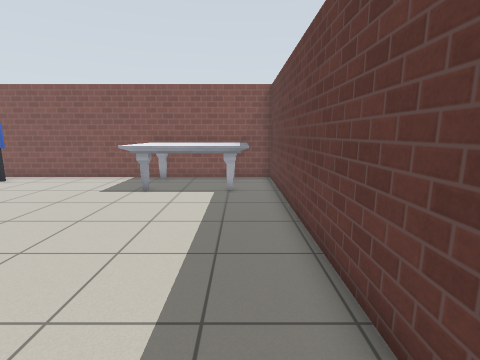
View 1 (above)

23 first-person views from a walk through a robot-simulator world made for Gazebo. The camera is 1.2 m above the floor, tilts 10° down and sees 85° across. Floor lines are 1 m apart. The floor is counted in squares, 0.5 m on a side. Each view is taken from the middle of a square. On the plan, view 1 faces up. The plan holds only what a view shows up to about 17 squares ahead; the rest is blank. Simple patterns stand in for the simulator's built-in surfaces. Simple shapes stand in for some stock models.

View 2
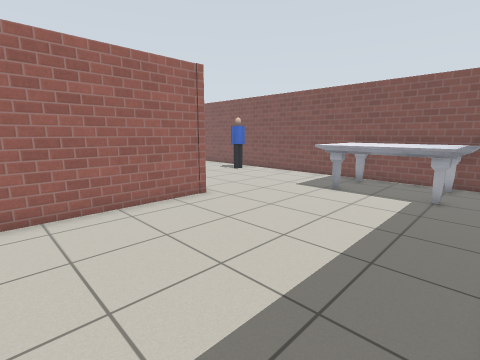

View 3
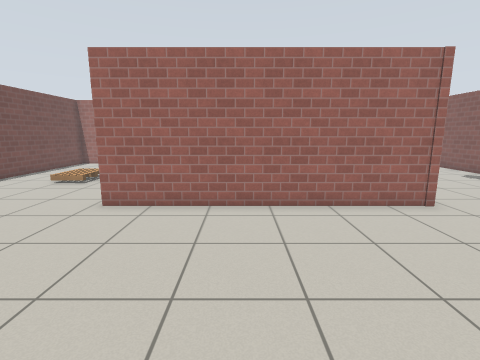

View 4
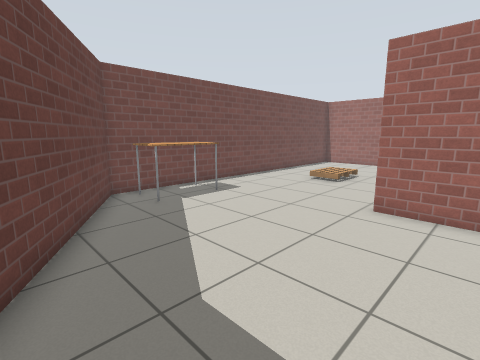

View 5
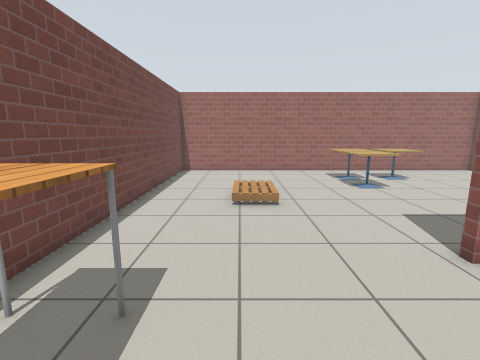

View 6
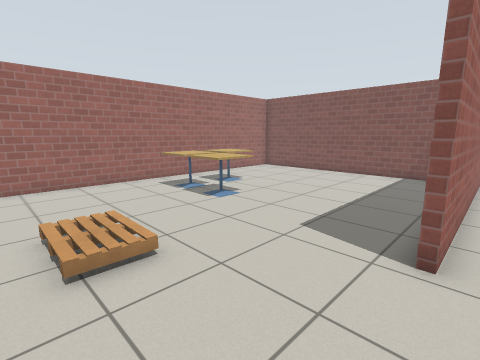

View 7
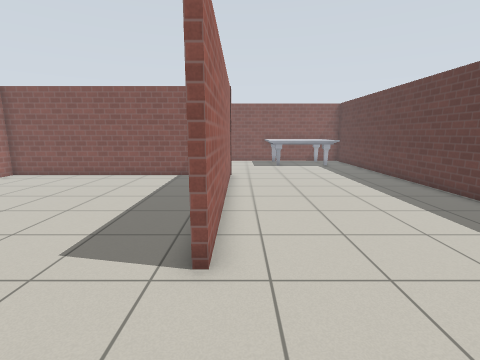

View 8
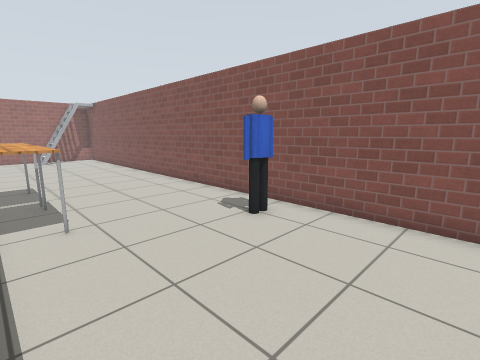

View 9
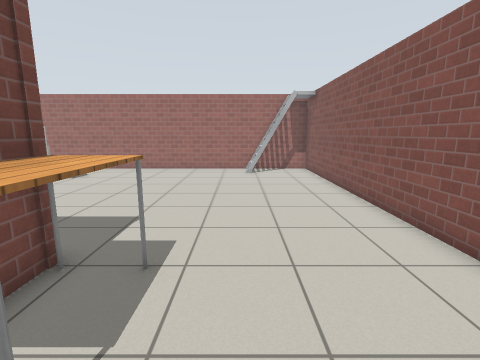

View 10
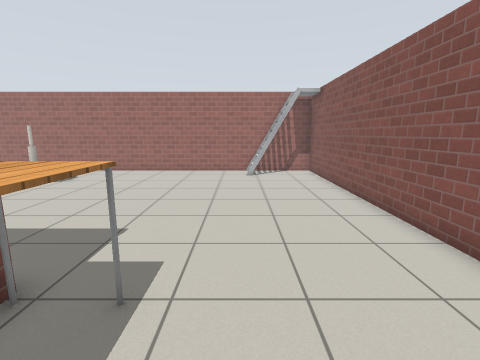

View 11
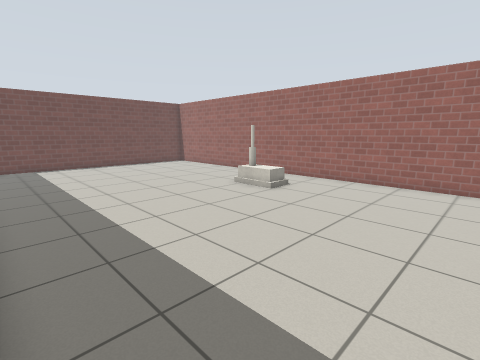

View 12
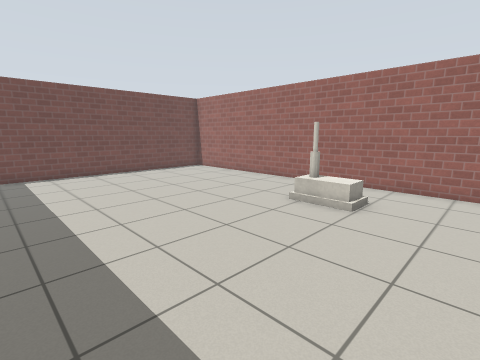

View 13
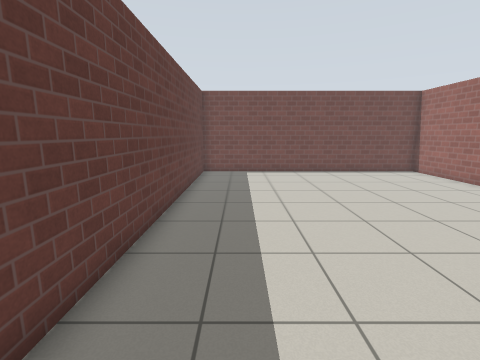

View 14
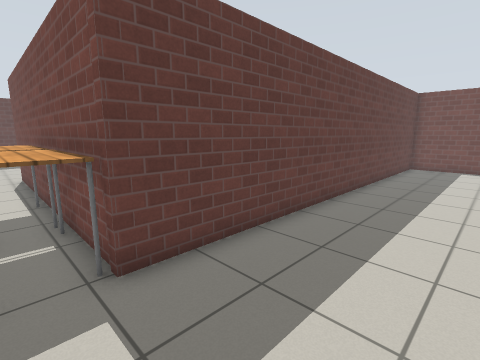

View 15
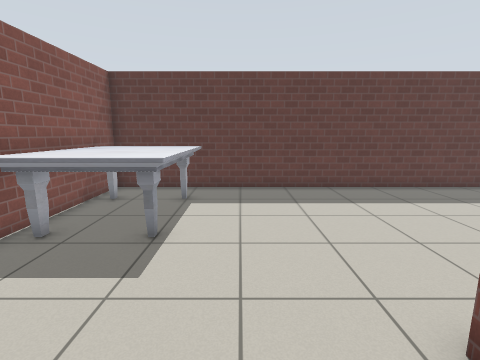

View 16
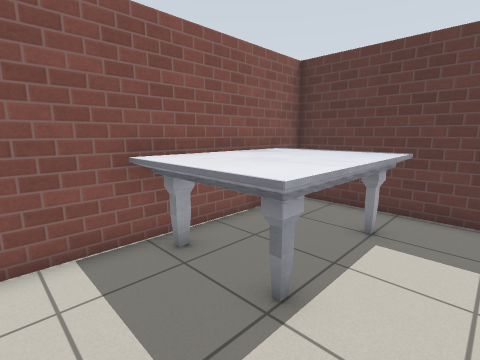

View 17
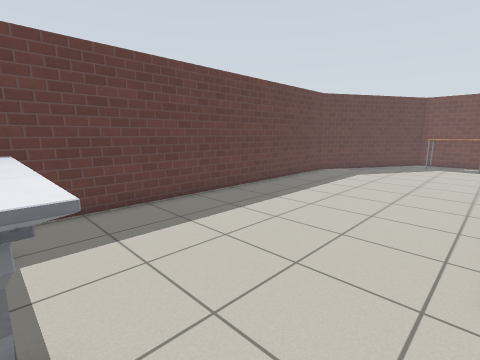

View 18
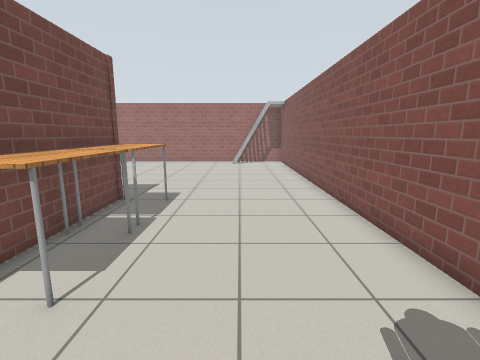

View 19
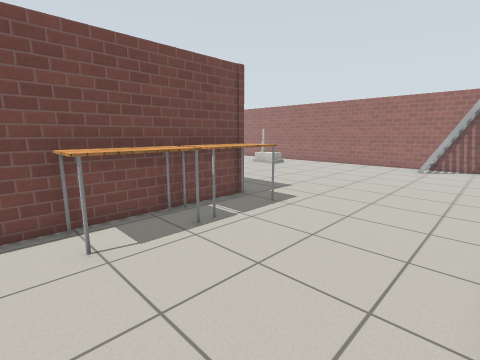

View 20
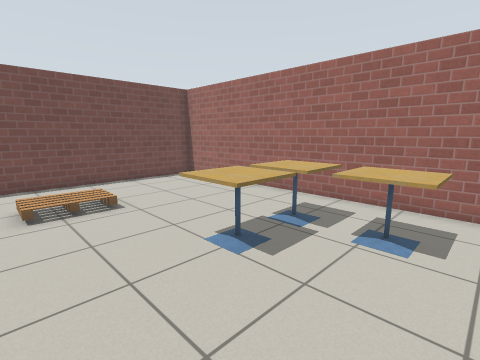

View 21
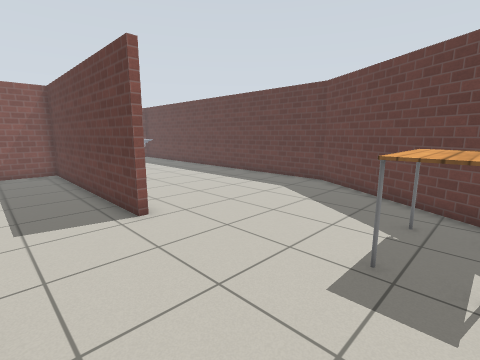

View 22
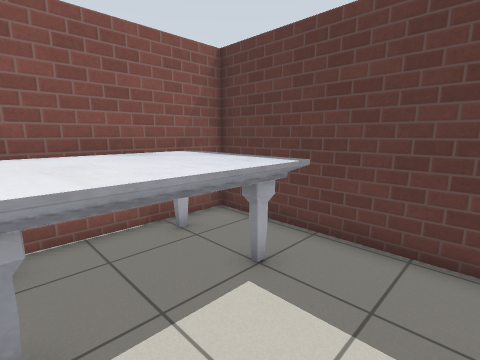

View 23
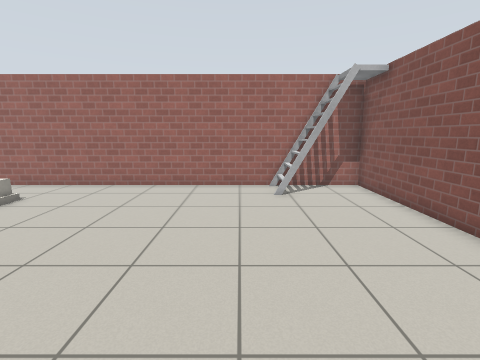

### Floor plan
Points are (right, up) in squares from view 1. A wall is a line through its corners. A room is listed if a view was taken in it or the views show most of it. See-through windows are left out.
Room 1 (views 1, 2, 3, 4, 5, 6, 7, 8, 9, 10, 11, 12, 13, 14, 15, 16, 17, 18, 19, 20, 21, 22, 23)
walls: (-7.9, -4.8) (-7.9, 6.2) (-20.4, 6.2) (-20.4, -12.8) (-2.6, -12.8) (1.7, -5.4) (1.7, 14.6) (-34.2, 14.6) (-34.2, -12.8) (-20.7, -12.8) (-20.7, 6.5) (-7.6, 6.5) (-7.6, -4.8)
objects: ladder (-34, 11) to (-32, 13); house (-31, -1) to (-30, 0); table (-20, 7) to (-18, 8); cafe table (-18, -4) to (-17, -3); cafe table (-18, -2) to (-17, 0); table (-17, 7) to (-14, 8); cafe table (-16, -4) to (-14, -2); pallet (-14, -9) to (-12, -8); person (-12, 13); table (-6, -12) to (-4, -11); marble table (-5, 11) to (0, 14)

Where each view was taken, in squares from view 1:
view 1: 0 up, 0 right, facing up
view 2: 0 up, 1 right, facing up-left
view 3: 0 up, 1 right, facing left
view 4: 2 down, 1 right, facing down-left
view 5: 9 down, 3 left, facing left
view 6: 10 down, 7 left, facing up-left
view 7: 9 down, 7 left, facing up
view 8: 7 up, 7 left, facing up-left
view 9: 10 up, 16 left, facing left
view 10: 10 up, 17 left, facing left
view 11: 8 up, 21 left, facing down-left
view 12: 4 up, 22 left, facing down-left
view 13: 4 up, 23 left, facing down
view 14: 8 up, 25 left, facing down-right
view 15: 9 up, 10 left, facing right
view 16: 9 up, 7 left, facing up-right
view 17: 11 up, 7 left, facing down-right
view 18: 11 up, 11 left, facing left
view 19: 14 up, 13 left, facing down-left
view 20: 1 up, 11 left, facing down-left
view 21: 12 down, 11 left, facing up-right
view 22: 8 up, 4 left, facing up-right
view 23: 9 up, 22 left, facing left
